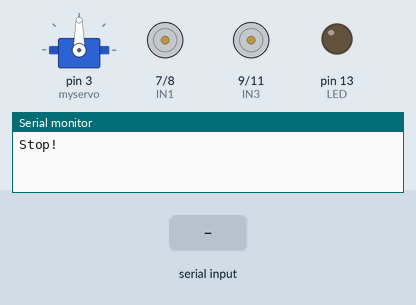
A sketch run on a simulated Arduino Uno, built with avr-gcc and run on an emulated ATmega328P. On the bench: servo, motor-driver pin pairs drawn as motors (green arrow = first pin HIGH = forward, orange = second pin HIGH = backward, longer = more drive, scaled by the enable pin), output pins drawn as LEDs (lit = HIGH), the last lines printed to the serial monitor. The inputs (shaded band) are chosen by the test bench.

Above: at 1.2 s.
1.3 s: "w" received over Serial
At 2.1 s:
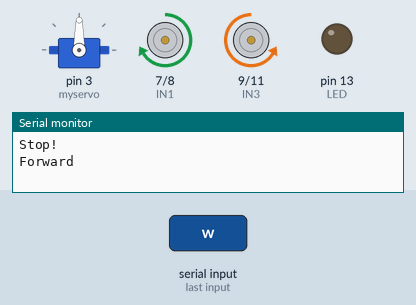
2.8 s: "s" received over Serial
At 3.3 s:
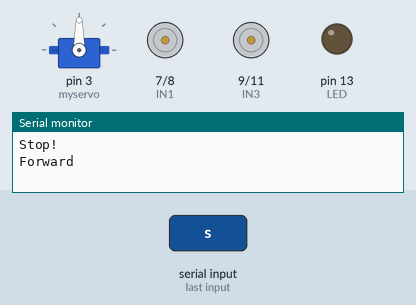
Timing chart, 0 to 5.8 s (numbered marks = the images above; inputs shaded):
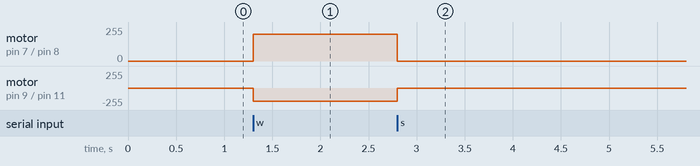

The sketch:

Bluetooth_Car.ino
```cpp
//www.elegoo.com
/* BLUETOOTH CAR
  This combines the bluetooth blink program with basic car movement controls.

  The elegoo bt16 module does not use standard bluetooth protocol. It uses
  LE protocol.
  Follow this tutorial to get it working.
  https://www.youtube.com/watch?v=lUUg4wlq4wg
*/
#include <Servo.h>  //servo library
Servo myservo;      // create servo object to control servo

int Echo = A4;
int Trig = A5;

#define ENA 5
#define ENB 6
#define IN1 7
#define IN2 8
#define IN3 9
#define IN4 11
#define LED 13    //Define 13 pin for LED
#define carSpeed 150 // speed can be 0-255
bool state = LOW; //The initial state of the function is defined as a low level
char input;      //Defines a function that receives the Bluetooth character
int rightDistance = 0, leftDistance = 0, middleDistance = 0;
int angle = 90;
int delta = 10;

void setup() {
   myservo.attach(3,700,2400);  // attach servo on pin 3 to servo object
  Serial.begin(9600);
  pinMode(Echo, INPUT);
  pinMode(Trig, OUTPUT);
  pinMode(IN1, OUTPUT);
  pinMode(IN2, OUTPUT);
  pinMode(IN3, OUTPUT);
  pinMode(IN4, OUTPUT);
  pinMode(ENA, OUTPUT);
  pinMode(ENB, OUTPUT);
  pinMode(LED, OUTPUT);
  stop();
  Serial.println("Car Speed: " + carSpeed);
}

void loop() {
  if(Serial.available())
  {
    //The Bluetooth serial port to receive the data in the function
    input = Serial.read();

    if(input == 'w'){
      forward(200,500);
    }
    else if(input == 's'){
      stop(500);
    }
  }
}// END LOOP

// FUNCTION DEFINITIONS
//Control LED sub function
void stateChange() {
  state = !state;
  digitalWrite(LED, state);
}

void scan(){
    myservo.write(angle);  //set servo position according to scaled value
    middleDistance = Distance_test();
    Serial.println(middleDistance);
    delay(50);
    angle+=delta;
    if( angle > 170 || angle < 10 )
      delta = -delta;
}

void forward(){
  analogWrite(ENA, carSpeed);
  analogWrite(ENB, carSpeed);
  digitalWrite(IN1, HIGH);
  digitalWrite(IN2, LOW);
  digitalWrite(IN3, LOW);
  digitalWrite(IN4, HIGH);
  Serial.println("Forward");
}
void forward(int speed){ // 0-255 but 100 is usually minimum
  analogWrite(ENA, speed);
  analogWrite(ENB, speed);
  digitalWrite(IN1, HIGH);
  digitalWrite(IN2, LOW);
  digitalWrite(IN3, LOW);
  digitalWrite(IN4, HIGH);
  Serial.println("Forward");
}
void forward(int speed, int delayTime){
  analogWrite(ENA, speed);
  analogWrite(ENB, speed);
  digitalWrite(IN1, HIGH);
  digitalWrite(IN2, LOW);
  digitalWrite(IN3, LOW);
  digitalWrite(IN4, HIGH);
  delay(delayTime);
  Serial.println("Forward");
}

void back() {
  analogWrite(ENA, carSpeed);
  analogWrite(ENB, carSpeed);
  digitalWrite(IN1, LOW);
  digitalWrite(IN2, HIGH);
  digitalWrite(IN3, HIGH);
  digitalWrite(IN4, LOW);
  Serial.println("Back");
}
void back(int speed) {
  analogWrite(ENA, speed);
  analogWrite(ENB, speed);
  digitalWrite(IN1, LOW);
  digitalWrite(IN2, HIGH);
  digitalWrite(IN3, HIGH);
  digitalWrite(IN4, LOW);
  Serial.println("Back");
}
void back(int speed, int delayTime) {
  analogWrite(ENA, speed);
  analogWrite(ENB, speed);
  digitalWrite(IN1, LOW);
  digitalWrite(IN2, HIGH);
  digitalWrite(IN3, HIGH);
  digitalWrite(IN4, LOW);
  delay(delayTime);
  Serial.println("Back");
}

void left() {
  analogWrite(ENA, carSpeed);
  analogWrite(ENB, carSpeed);
  digitalWrite(IN1, LOW);
  digitalWrite(IN2, HIGH);
  digitalWrite(IN3, LOW);
  digitalWrite(IN4, HIGH);
  Serial.println("Left");
}
void left(int speed) {
  analogWrite(ENA, speed);
  analogWrite(ENB, speed);
  digitalWrite(IN1, LOW);
  digitalWrite(IN2, HIGH);
  digitalWrite(IN3, LOW);
  digitalWrite(IN4, HIGH);
  Serial.println("Left");
}
void left(int speed, int delayTime) {
  analogWrite(ENA, speed);
  analogWrite(ENB, speed);
  digitalWrite(IN1, LOW);
  digitalWrite(IN2, HIGH);
  digitalWrite(IN3, LOW);
  digitalWrite(IN4, HIGH);
  delay(delayTime);
  Serial.println("Left");
}

void right() {
  analogWrite(ENA, carSpeed);
  analogWrite(ENB, carSpeed);
  digitalWrite(IN1, HIGH);
  digitalWrite(IN2, LOW);
  digitalWrite(IN3, HIGH);
  digitalWrite(IN4, LOW);
  Serial.println("Right");
}
void right(int speed) {
  analogWrite(ENA, speed);
  analogWrite(ENB, speed);
  digitalWrite(IN1, HIGH);
  digitalWrite(IN2, LOW);
  digitalWrite(IN3, HIGH);
  digitalWrite(IN4, LOW);
  Serial.println("Right");
}
void right(int speed, int delayTime) {
  analogWrite(ENA, speed);
  analogWrite(ENB, speed);
  digitalWrite(IN1, HIGH);
  digitalWrite(IN2, LOW);
  digitalWrite(IN3, HIGH);
  digitalWrite(IN4, LOW);
  delay(delayTime);
  Serial.println("Right");
}

void stop() {
  digitalWrite(ENA, LOW);
  digitalWrite(ENB, LOW);
  Serial.println("Stop!");
}
void stop(int delayTime) {
  digitalWrite(ENA, LOW);
  digitalWrite(ENB, LOW);
  delay(delayTime);
  Serial.println("Stop!");
}
//Ultrasonic distance measurement Sub function
int Distance_test() { // determine distance in centimeters
  digitalWrite(Trig, LOW);
  delayMicroseconds(2);
  digitalWrite(Trig, HIGH);
  delayMicroseconds(20);
  digitalWrite(Trig, LOW);
  float time = pulseIn(Echo, HIGH); // microseconds
  float distance = time / 58; // centimeters
  Serial.println( (int) distance );
  return (int) distance;
}
```

Measured:
- after the input at 1.3 s, motor on pin 7 (IN1) / pin 8 (IN2): stopped → forward 200/255 at once; motor on pin 9 (IN3) / pin 11 (IN4): stopped → backward 200/255 at once
- after the input at 2.8 s, motor on pin 7 (IN1) / pin 8 (IN2): forward 200/255 → stopped at once; motor on pin 9 (IN3) / pin 11 (IN4): backward 200/255 → stopped at once
